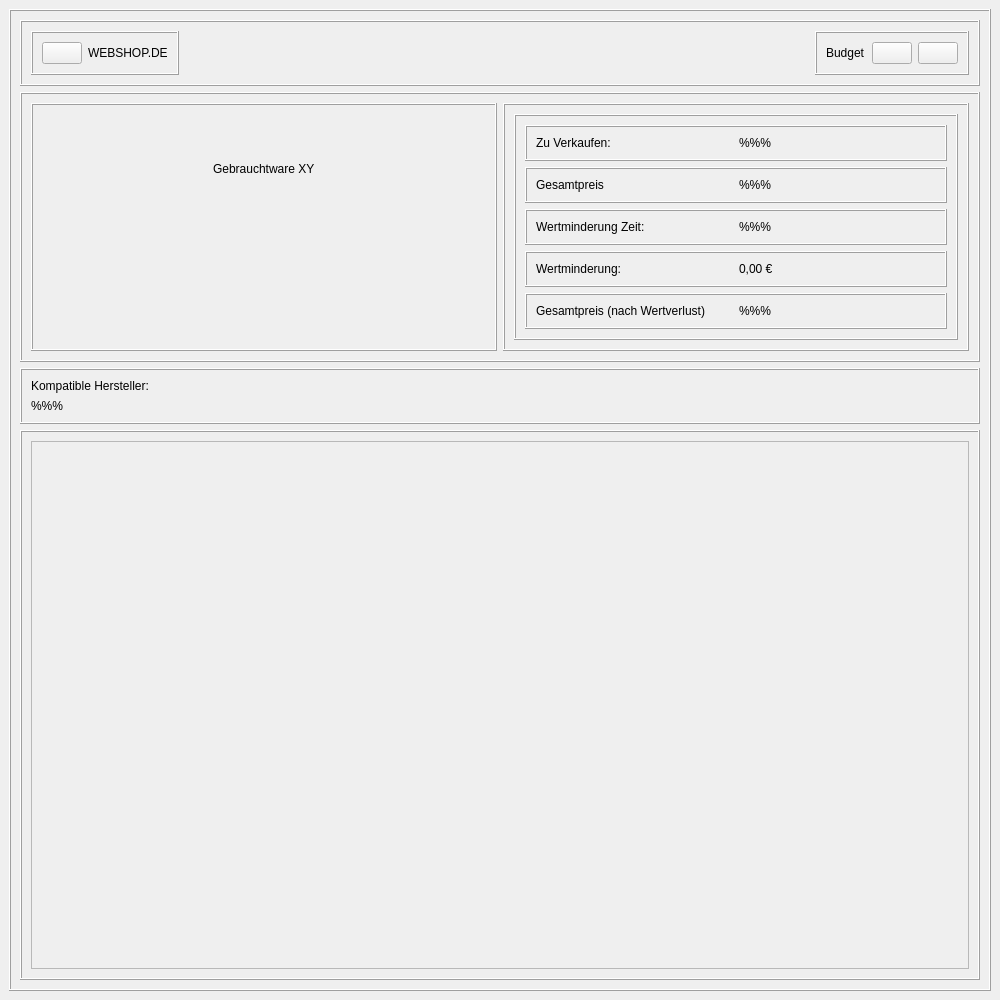
<?xml version="1.0" encoding="UTF-8"?>
<ui version="4.0">
 <class>MainWindow</class>
 <widget class="QMainWindow" name="MainWindow">
  <property name="geometry">
   <rect>
    <x>0</x>
    <y>0</y>
    <width>1000</width>
    <height>1000</height>
   </rect>
  </property>
  <property name="windowTitle">
   <string>MainWindow</string>
  </property>
  <widget class="QWidget" name="centralwidget">
   <layout class="QVBoxLayout" name="verticalLayout">
    <item>
     <widget class="QFrame" name="main_frame">
      <property name="frameShape">
       <enum>QFrame::Box</enum>
      </property>
      <property name="frameShadow">
       <enum>QFrame::Raised</enum>
      </property>
      <layout class="QVBoxLayout" name="verticalLayout_2">
       <item>
        <widget class="QFrame" name="header_frame">
         <property name="frameShape">
          <enum>QFrame::Box</enum>
         </property>
         <property name="frameShadow">
          <enum>QFrame::Raised</enum>
         </property>
         <layout class="QHBoxLayout" name="horizontalLayout">
          <item alignment="Qt::AlignLeft|Qt::AlignTop">
           <widget class="QFrame" name="frame">
            <property name="frameShape">
             <enum>QFrame::Box</enum>
            </property>
            <property name="frameShadow">
             <enum>QFrame::Raised</enum>
            </property>
            <layout class="QHBoxLayout" name="horizontalLayout_3">
             <item>
              <widget class="QPushButton" name="home_Button">
               <property name="text">
                <string/>
               </property>
               <property name="icon">
                <iconset>
                 <normaloff>:/Icons/icons/home.svg</normaloff>:/Icons/icons/home.svg</iconset>
               </property>
               <property name="iconSize">
                <size>
                 <width>32</width>
                 <height>32</height>
                </size>
               </property>
              </widget>
             </item>
             <item>
              <widget class="QLabel" name="web_label">
               <property name="frameShape">
                <enum>QFrame::NoFrame</enum>
               </property>
               <property name="frameShadow">
                <enum>QFrame::Plain</enum>
               </property>
               <property name="text">
                <string>WEBSHOP.DE</string>
               </property>
              </widget>
             </item>
            </layout>
           </widget>
          </item>
          <item alignment="Qt::AlignRight|Qt::AlignTop">
           <widget class="QFrame" name="frame_2">
            <property name="sizePolicy">
             <sizepolicy hsizetype="Preferred" vsizetype="Preferred">
              <horstretch>0</horstretch>
              <verstretch>0</verstretch>
             </sizepolicy>
            </property>
            <property name="frameShape">
             <enum>QFrame::Box</enum>
            </property>
            <property name="frameShadow">
             <enum>QFrame::Raised</enum>
            </property>
            <layout class="QHBoxLayout" name="horizontalLayout_2">
             <item>
              <widget class="QLabel" name="budget_label">
               <property name="inputMethodHints">
                <set>Qt::ImhNone</set>
               </property>
               <property name="text">
                <string>Budget</string>
               </property>
               <property name="textFormat">
                <enum>Qt::AutoText</enum>
               </property>
              </widget>
             </item>
             <item>
              <widget class="QPushButton" name="acc_Button">
               <property name="enabled">
                <bool>true</bool>
               </property>
               <property name="text">
                <string/>
               </property>
               <property name="icon">
                <iconset>
                 <normaloff>:/Icons/icons/self.svg</normaloff>:/Icons/icons/self.svg</iconset>
               </property>
               <property name="iconSize">
                <size>
                 <width>32</width>
                 <height>32</height>
                </size>
               </property>
              </widget>
             </item>
             <item>
              <widget class="QPushButton" name="shopping_Button">
               <property name="sizePolicy">
                <sizepolicy hsizetype="Minimum" vsizetype="Fixed">
                 <horstretch>0</horstretch>
                 <verstretch>0</verstretch>
                </sizepolicy>
               </property>
               <property name="focusPolicy">
                <enum>Qt::StrongFocus</enum>
               </property>
               <property name="autoFillBackground">
                <bool>false</bool>
               </property>
               <property name="text">
                <string/>
               </property>
               <property name="icon">
                <iconset>
                 <normaloff>:/Icons/icons/shopping-cart.svg</normaloff>:/Icons/icons/shopping-cart.svg</iconset>
               </property>
               <property name="iconSize">
                <size>
                 <width>32</width>
                 <height>32</height>
                </size>
               </property>
              </widget>
             </item>
            </layout>
           </widget>
          </item>
         </layout>
        </widget>
       </item>
       <item>
        <widget class="QFrame" name="content_frame">
         <property name="accessibleName">
          <string/>
         </property>
         <property name="accessibleDescription">
          <string/>
         </property>
         <property name="frameShape">
          <enum>QFrame::Box</enum>
         </property>
         <property name="frameShadow">
          <enum>QFrame::Raised</enum>
         </property>
         <layout class="QHBoxLayout" name="horizontalLayout_4">
          <item>
           <widget class="QFrame" name="frame_1">
            <property name="frameShape">
             <enum>QFrame::Box</enum>
            </property>
            <property name="frameShadow">
             <enum>QFrame::Raised</enum>
            </property>
            <layout class="QVBoxLayout" name="verticalLayout_3">
             <item alignment="Qt::AlignHCenter">
              <widget class="QLabel" name="name_label">
               <property name="text">
                <string>Gebrauchtware XY</string>
               </property>
              </widget>
             </item>
             <item alignment="Qt::AlignHCenter|Qt::AlignVCenter">
              <widget class="QLabel" name="picture">
               <property name="focusPolicy">
                <enum>Qt::NoFocus</enum>
               </property>
               <property name="text">
                <string/>
               </property>
               <property name="pixmap">
                <pixmap>:/Traktoren/pictures/Traktoren/Claas_Axion_950.jpg</pixmap>
               </property>
               <property name="scaledContents">
                <bool>true</bool>
               </property>
              </widget>
             </item>
            </layout>
           </widget>
          </item>
          <item>
           <widget class="QFrame" name="frame_3">
            <property name="frameShape">
             <enum>QFrame::Box</enum>
            </property>
            <property name="frameShadow">
             <enum>QFrame::Raised</enum>
            </property>
            <layout class="QVBoxLayout" name="verticalLayout_4">
             <item>
              <widget class="QFrame" name="frame_8">
               <property name="frameShape">
                <enum>QFrame::Box</enum>
               </property>
               <property name="frameShadow">
                <enum>QFrame::Raised</enum>
               </property>
               <layout class="QVBoxLayout" name="verticalLayout_6">
                <item>
                 <widget class="QFrame" name="frame_4">
                  <property name="frameShape">
                   <enum>QFrame::Box</enum>
                  </property>
                  <property name="frameShadow">
                   <enum>QFrame::Raised</enum>
                  </property>
                  <layout class="QHBoxLayout" name="horizontalLayout_10">
                   <item>
                    <widget class="QLabel" name="label">
                     <property name="text">
                      <string>Zu Verkaufen:</string>
                     </property>
                    </widget>
                   </item>
                   <item>
                    <widget class="QLabel" name="anz_status">
                     <property name="text">
                      <string>%%%</string>
                     </property>
                    </widget>
                   </item>
                  </layout>
                 </widget>
                </item>
                <item>
                 <widget class="QFrame" name="frame_6">
                  <property name="frameShape">
                   <enum>QFrame::Box</enum>
                  </property>
                  <property name="frameShadow">
                   <enum>QFrame::Raised</enum>
                  </property>
                  <layout class="QHBoxLayout" name="horizontalLayout_6">
                   <item>
                    <widget class="QLabel" name="preis_label">
                     <property name="text">
                      <string>Gesamtpreis</string>
                     </property>
                    </widget>
                   </item>
                   <item>
                    <widget class="QLabel" name="alt_preis_status">
                     <property name="text">
                      <string>%%%</string>
                     </property>
                    </widget>
                   </item>
                  </layout>
                 </widget>
                </item>
                <item>
                 <widget class="QFrame" name="frame_7">
                  <property name="frameShape">
                   <enum>QFrame::Box</enum>
                  </property>
                  <property name="frameShadow">
                   <enum>QFrame::Raised</enum>
                  </property>
                  <layout class="QHBoxLayout" name="horizontalLayout_15">
                   <item>
                    <widget class="QLabel" name="label_4">
                     <property name="text">
                      <string>Wertminderung Zeit:</string>
                     </property>
                    </widget>
                   </item>
                   <item>
                    <widget class="QLabel" name="zeit_status">
                     <property name="text">
                      <string>%%%</string>
                     </property>
                    </widget>
                   </item>
                  </layout>
                 </widget>
                </item>
                <item>
                 <widget class="QFrame" name="frame_9">
                  <property name="frameShape">
                   <enum>QFrame::Box</enum>
                  </property>
                  <property name="frameShadow">
                   <enum>QFrame::Raised</enum>
                  </property>
                  <layout class="QHBoxLayout" name="horizontalLayout_7">
                   <item>
                    <widget class="QLabel" name="wert_label">
                     <property name="text">
                      <string>Wertminderung:</string>
                     </property>
                    </widget>
                   </item>
                   <item>
                    <widget class="QLabel" name="wert_status">
                     <property name="text">
                      <string>0,00 €</string>
                     </property>
                    </widget>
                   </item>
                  </layout>
                 </widget>
                </item>
                <item>
                 <widget class="QFrame" name="frame_5">
                  <property name="frameShape">
                   <enum>QFrame::Box</enum>
                  </property>
                  <property name="frameShadow">
                   <enum>QFrame::Raised</enum>
                  </property>
                  <layout class="QHBoxLayout" name="horizontalLayout_14">
                   <item>
                    <widget class="QLabel" name="label_2">
                     <property name="text">
                      <string>Gesamtpreis (nach Wertverlust)</string>
                     </property>
                    </widget>
                   </item>
                   <item>
                    <widget class="QLabel" name="neu_preis_status">
                     <property name="text">
                      <string>%%%</string>
                     </property>
                    </widget>
                   </item>
                  </layout>
                 </widget>
                </item>
               </layout>
              </widget>
             </item>
            </layout>
           </widget>
          </item>
         </layout>
        </widget>
       </item>
       <item>
        <widget class="QFrame" name="frame_13">
         <property name="frameShape">
          <enum>QFrame::Box</enum>
         </property>
         <property name="frameShadow">
          <enum>QFrame::Raised</enum>
         </property>
         <layout class="QVBoxLayout" name="verticalLayout_5">
          <item>
           <widget class="QLabel" name="label_3">
            <property name="text">
             <string>Kompatible Hersteller:</string>
            </property>
           </widget>
          </item>
          <item>
           <widget class="QLabel" name="comp_label">
            <property name="text">
             <string>%%%</string>
            </property>
           </widget>
          </item>
         </layout>
        </widget>
       </item>
       <item>
        <widget class="QFrame" name="scroll_frame">
         <property name="frameShape">
          <enum>QFrame::Box</enum>
         </property>
         <property name="frameShadow">
          <enum>QFrame::Raised</enum>
         </property>
         <layout class="QHBoxLayout" name="horizontalLayout_8">
          <item>
           <widget class="QScrollArea" name="dyn_scrollarea">
            <property name="verticalScrollBarPolicy">
             <enum>Qt::ScrollBarAlwaysOff</enum>
            </property>
            <property name="horizontalScrollBarPolicy">
             <enum>Qt::ScrollBarAsNeeded</enum>
            </property>
            <property name="sizeAdjustPolicy">
             <enum>QAbstractScrollArea::AdjustToContents</enum>
            </property>
            <property name="widgetResizable">
             <bool>true</bool>
            </property>
            <widget class="QWidget" name="scrollAreaWidgetContents">
             <property name="geometry">
              <rect>
               <x>0</x>
               <y>0</y>
               <width>936</width>
               <height>510</height>
              </rect>
             </property>
             <layout class="QHBoxLayout" name="horizontalLayout_9"/>
            </widget>
           </widget>
          </item>
         </layout>
        </widget>
       </item>
      </layout>
     </widget>
    </item>
   </layout>
  </widget>
 </widget>
 <resources>
  <include location="resources/ressources.qrc"/>
 </resources>
 <connections/>
</ui>
